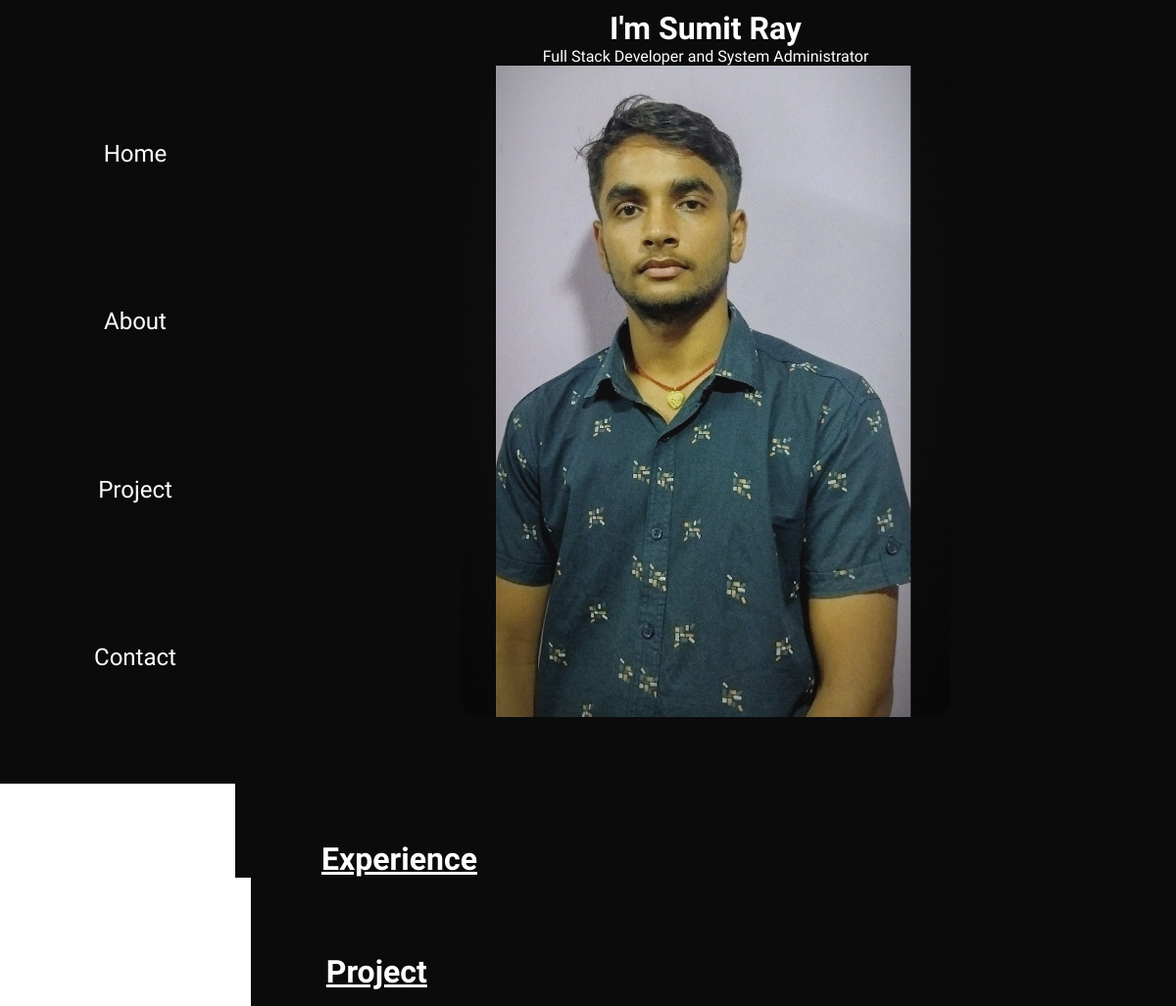
Before: /members/ (upper part) with the older database file.
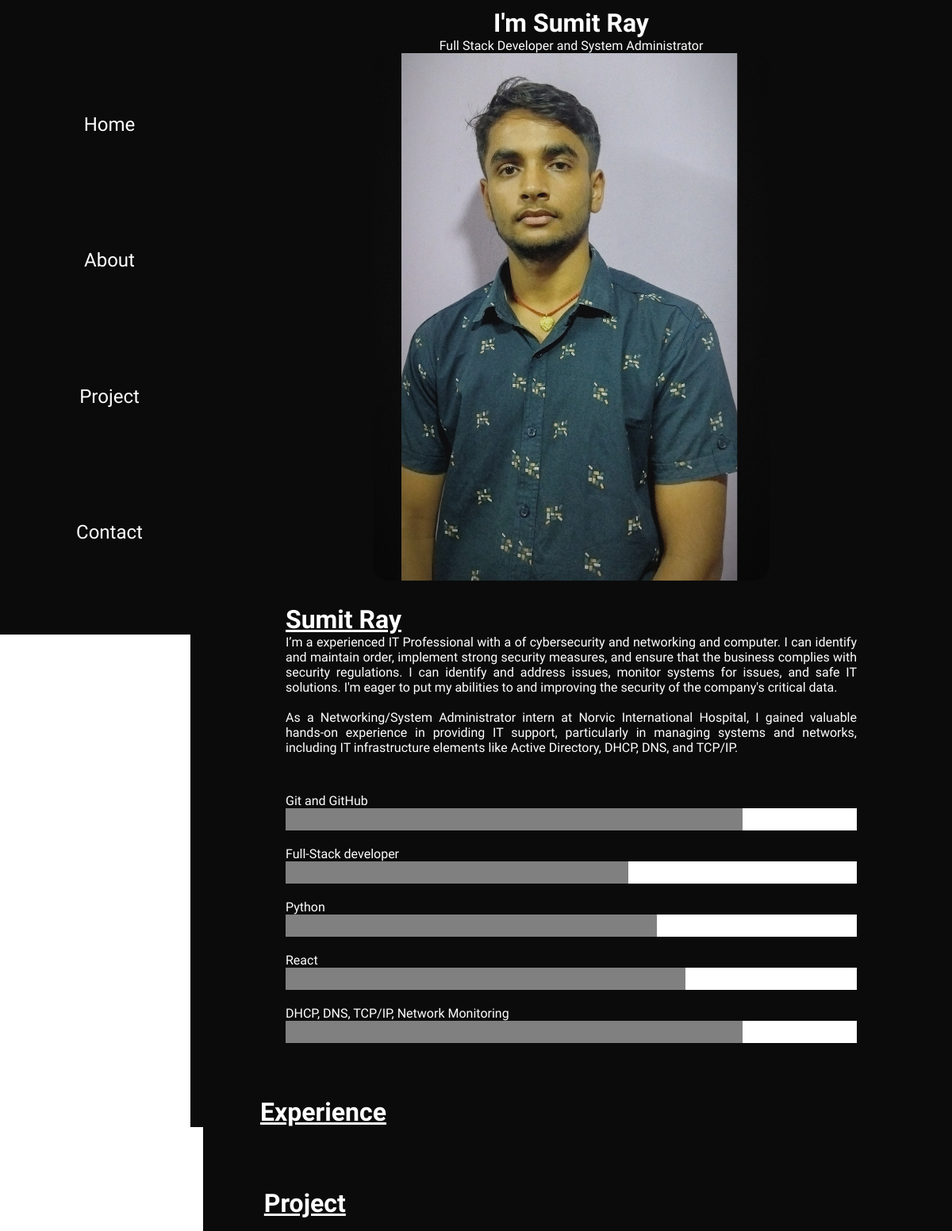
After: the same page with the newer database file.
### members/models.py (models this page shows, shortened)
class Role(models.Model):
    heading = models.CharField(max_length=100, null=True, blank=True)
    title = models.CharField(max_length=100)
    progress = models.IntegerField()

class About(models.Model):
    name = models.CharField(max_length=100, null= True, blank=True)
    paragraph = models.CharField(max_length=650, null= True, blank=True)
    paragraph1 = models.CharField(max_length=940, null=True, blank=True)

class Skill(models.Model):
    skillName = models.CharField(max_length=50, null=True, blank=True)
    skillpercent = models.CharField(max_length=50, null=True, blank=True)

### members/views.py (the view)
# urls.py: path('', views.home, name='home'),
def home(request):
    roles = Role.objects.all()
    about = About.objects.all()
    skill = Skill.objects.all()
    project = Project.objects.all()
    experience = Experience.objects.all()
    contact = ContactInfo.objects.first()
    if request.method == 'POST':
        form = ContactForm(request.POST)
        if form.is_valid():
            form.save()
            return redirect('home')  # Redirect to clear POST
    else:
        form = ContactForm()
    context = {
        'name': 'Sumit Ray',
        'roles': roles,
        'about': about,
        'skill': skill,
        'project': project,
        'contact': contact,
        'form': form,
        'experiences': experience,
    }
    return render(request, 'index.html', context)

### templates/index.html (shortened to what this page needs)
{% load static %}
<!DOCTYPE html>
<html lang="en">
<head>
    <link rel="stylesheet" href="{% static 'style.css' %}">
    <link rel="stylesheet" href="{% static 'Project.css'%}">
    <link rel="stylesheet" href="{% static 'style.css'%}">
    <link rel="stylesheet" href="{% static 'Contact1.css'%}">
    <link rel="stylesheet" href="{% static 'Home.css'%}">
    <link rel="stylesheet" href="{% static 'Contact.css'%}">
    <link rel="stylesheet" href="{% static 'Responsive.css'%}">
    <link rel="stylesheet" href="{% static 'experience.css'%}">
</head>
<body>
    <div class="conitener">
        <div class="navbar">
            <ul>
                <li class="link"><a href="#Home"> <br> <span>Home</span></a>
                </li>
                <li class="link"><a href="#About"> <br> <span>About</span></a>
                </li>
                <li class="link"><a href="#Project"> <br>
                        <span>Project</span></a></li>
                <li class="link"><a href="#Contact"> <br><span>
                            Contact</span></a></li>
            </ul>
        </div>
        <div class="container" id="Home">
            <div class="Hero-container">
                {% for roles in roles %}
                <h1>{{roles.heading}}</h1>
                <p>{{ roles.title }}</p>
                {% endfor %}
                <div class="image">
                    <img src="{% static 'Image/sumit.jpg' %}" alt="Sumit">
                </div>
            </div>
            <div class="Contact" id="About">
                {% for about in about %}
                <div class="name">
                    <h1><b><u>{{about.name}}</u></b></h1>
                    <p>{{about.paragraph}}</p> <br> {{about.paragraph1}}
                </div>
                {% endfor %}
                <div class="poll">
                    {% for skill in skill %}
                    <div class="class">
                        <p>{{skill.skillName}}</p>
                        <div class="white" style="height: 28px; background-color: white; ">
                            <div class="dark"
                                style="height:28px; width: {{ skill.skillpercent }}%; background-color: grey;"></div>
                        </div>
                    </div>
                    {% endfor %}
                </div>
            </div>
            <div class="exprariance">
                <header>
                    <h1>Experience</h1>
                </header>
            </div>
            <div class="project" id="Project" style="margin-left: 2vh;">
                <h1 style="padding-bottom: 18px;"><b><u>Project</u></b></h1>
            </div>
        </div>
</body>
</html>

### static/style.css (style rules this page uses)
* { margin: 0; padding: 0; box-sizing: border-box; }
body { display: flex; font-family: sans-serif; }
.navbar { position: fixed; top: 0; left: 0; width: 23vw; height: 100vh; background-color: #0b0b0b; z-index: 1000; }
.navbar>ul { list-style: none; font-size: large; height: 100%; display: flex; flex-direction: column; align-items: center; justify-content: space-evenly; color: white; }
.link>a { text-decoration: none; color: white; display: flex; flex-direction: column; align-items: center; font-size: x-large; }

### static/Project.css (style rules this page uses)
.project { padding: 4.8rem; background-color: #0b0b0b; color: white; }

### static/Home.css (style rules this page uses)
* { margin: 0px; padding: 0px; }
.container { margin-left: 20vw; width: 80vw; height: 100vh; background-color: #0b0b0b; }
.Hero-container { padding: 2rem; text-align: center; }
.Hero-container .image img { max-width: 500.8px; border-radius: 20px; }
.Hero-container { text-align: center; color: white; padding: 10px; }

### static/Contact.css (style rules this page uses)
.Contact { background-color: #0b0b0b; color: white; margin-top: 1rem; padding: 0 4.5rem; text-align: left; }
.Contact .name { padding: 0 3rem; text-align: justify; }
.poll { padding: 3rem; }
.poll > .class { padding-bottom: 20px; }

### static/experience.css (style rules this page uses)
body { font-family: 'Raleway', sans-serif; color: #333; }
header h1 { text-align: left; font-weight: bold; margin-top: 0; color:#ffffff; text-decoration: underline; margin-left: 5.5rem; }
.exprariance { background-color: #0b0b0b; }

Changed rows visible on the page:
added About: name "Sumit Ray", paragraph "I’m a experienced IT Professional with a of cybersecurity and networking and computer. I can identify and maintain order, implement strong security measures, and ensure that the business complies with security regulations. I can identify and address issues, monitor systems for issues, and safe IT solutions. I'm eager to put my abilities to and improving the security of the company's critical data.", paragraph1 "As a Networking/System Administrator intern at Norvic International Hospital, I gained valuable hands-on experience in providing IT support, particularly in managing systems and networks, including IT infrastructure elements like Active Directory, DHCP, DNS, and TCP/IP."
added Skill: skillName "Git and GitHub"
added Skill: skillName "Full-Stack developer"
added Skill: skillName "Python"
added Skill: skillName "React"
added Skill: skillName "DHCP, DNS, TCP/IP, Network Monitoring"
